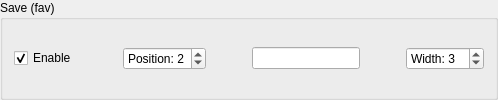
             <widget class="QGroupBox" name="groupButtonSaveFav">
              <property name="toolTip">
               <string>Save file to favourite path</string>
              </property>
              <property name="title">
               <string>Save (fav)</string>
              </property>
              <layout class="QHBoxLayout" name="horizontalLayout_17">
               <item>
                <widget class="QCheckBox" name="checkButtonSaveFav">
                 <property name="sizePolicy">
                  <sizepolicy hsizetype="Maximum" vsizetype="Fixed">
                   <horstretch>0</horstretch>
                   <verstretch>0</verstretch>
                  </sizepolicy>
                 </property>
                 <property name="toolTip">
                  <string>Partial checks are stored in collapsable drawer</string>
                 </property>
                 <property name="text">
                  <string>Enable</string>
                 </property>
                 <property name="checked">
                  <bool>true</bool>
                 </property>
                 <property name="tristate">
                  <bool>true</bool>
                 </property>
                </widget>
               </item>
               <item>
                <spacer name="horizontalSpacer_9">
                 <property name="orientation">
                  <enum>Qt::Orientation::Horizontal</enum>
                 </property>
                 <property name="sizeHint" stdset="0">
                  <size>
                   <width>40</width>
                   <height>20</height>
                  </size>
                 </property>
                </spacer>
               </item>
               <item>
                <widget class="QSpinBox" name="spinButtonSaveFavPosition">
                 <property name="sizePolicy">
                  <sizepolicy hsizetype="Preferred" vsizetype="Fixed">
                   <horstretch>0</horstretch>
                   <verstretch>0</verstretch>
                  </sizepolicy>
                 </property>
                 <property name="toolTip">
                  <string>Ascending from left to right</string>
                 </property>
                 <property name="correctionMode">
                  <enum>QAbstractSpinBox::CorrectionMode::CorrectToNearestValue</enum>
                 </property>
                 <property name="suffix">
                  <string/>
                 </property>
                 <property name="prefix">
                  <string>Position: </string>
                 </property>
                 <property name="maximum">
                  <number>9</number>
                 </property>
                 <property name="value">
                  <number>2</number>
                 </property>
                </widget>
               </item>
               <item>
                <spacer name="horizontalSpacer_18">
                 <property name="orientation">
                  <enum>Qt::Orientation::Horizontal</enum>
                 </property>
                 <property name="sizeHint" stdset="0">
                  <size>
                   <width>40</width>
                   <height>20</height>
                  </size>
                 </property>
                </spacer>
               </item>
               <item>
                <widget class="QLineEdit" name="lineButtonSaveFav">
                 <property name="sizePolicy">
                  <sizepolicy hsizetype="Preferred" vsizetype="Fixed">
                   <horstretch>0</horstretch>
                   <verstretch>0</verstretch>
                  </sizepolicy>
                 </property>
                 <property name="toolTip">
                  <string>Button display text</string>
                 </property>
                 <property name="text">
                  <string/>
                 </property>
                 <property name="cursorPosition">
                  <number>0</number>
                 </property>
                </widget>
               </item>
               <item>
                <spacer name="horizontalSpacer_28">
                 <property name="orientation">
                  <enum>Qt::Orientation::Horizontal</enum>
                 </property>
                 <property name="sizeHint" stdset="0">
                  <size>
                   <width>40</width>
                   <height>20</height>
                  </size>
                 </property>
                </spacer>
               </item>
               <item>
                <widget class="QSpinBox" name="spinButtonSaveFavWidth">
                 <property name="toolTip">
                  <string>Smaller numbers make for smaller buttons</string>
                 </property>
                 <property name="prefix">
                  <string>Width: </string>
                 </property>
                 <property name="minimum">
                  <number>1</number>
                 </property>
                 <property name="maximum">
                  <number>10</number>
                 </property>
                 <property name="value">
                  <number>3</number>
                 </property>
                </widget>
               </item>
              </layout>
             </widget>
